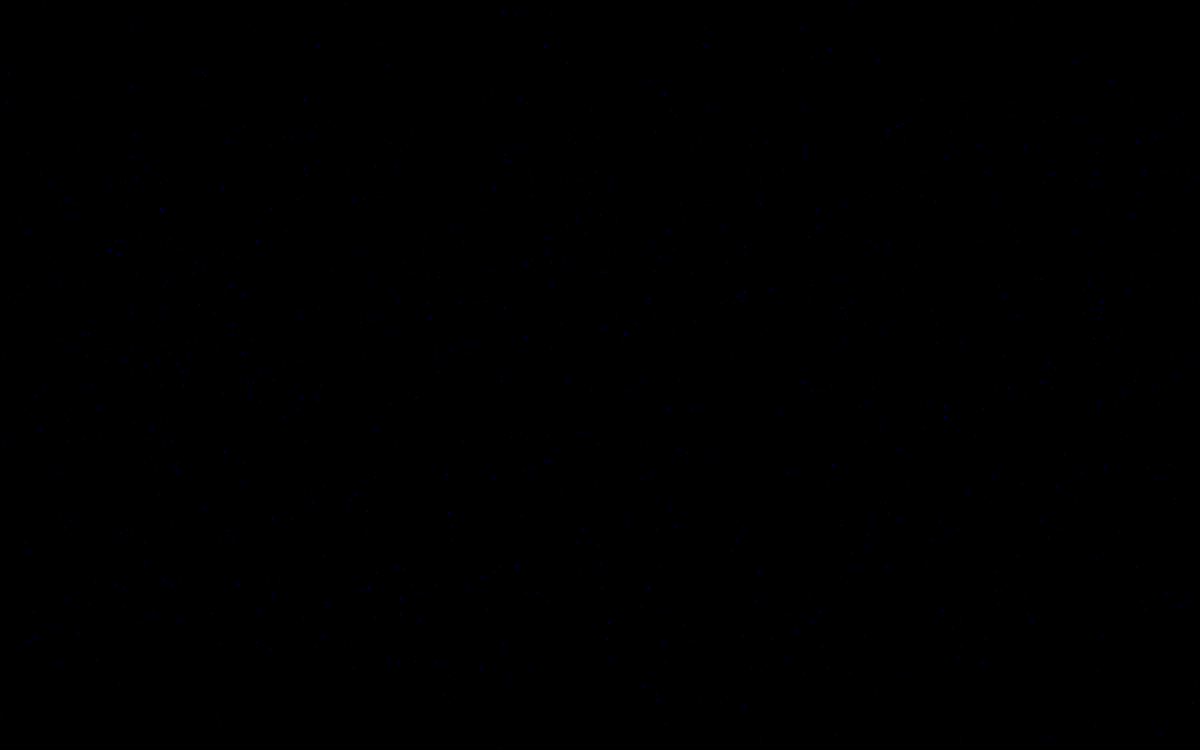
Frame 1 (no input)
Frame 60 (no input): identical to frame 1, image omitted
Frame 120 (the mouse pressed at the canvas centre since frame 60): identical to frame 1, image omitted

The p5.js sketch that drew this single still picture (run headless with seeded random() and noise() and a simulated clock; from frame 60 on, the mouse is pressed at the canvas centre):

// p5.js sketch
// ── sketch.js
/*
   Author: Alok Mishra
   From: https://www.youtube.com/watch?v=17WoOqgXsRM
   This is a P5.js version of the Starfield in Processing video by Daniel Shiffman 
 */

var stars = []
var speed;
var centerX;
var centerY;

function setup(){
	createCanvas(1440,900); // 
	 
	for(var i=0;i< 2000;i++){
		stars[i] = new Star();
	}

	centerX=width/2;
	centerY=height/2;
}

function draw(){
	if (!mouseIsPressed)
		speed = map(mouseX,0,width,0,50);
	background(0);
	translate(centerX,centerY);
	noFill();
	stroke(1,45);
	ellipse(0,0,20,20);
	for(var i=0;i<stars.length;i++){
		stars[i].update(speed);
		stars[i].show();
	}
 	 
}



function mouseDragged() {
  var xDrag = centerX - mouseX;
  var yDrag = centerY - mouseY;
  centerX = mouseX;
  centerY = mouseY;
}
// ── star.js
function Star(){
	this.x = random(-width/2,width/2);
	this.y = random(-height/2,height/2);
	this.z = random(width);
	this.size = random(3);
	this.pz = this.z

	this.update = function(inSpeed){
		 this.z = this.z -inSpeed;
		 if(this.z < 1){
		 	this.z = random(width);
		 	this.x = random(-width/2,width/2);
			this.y = random(-height/2,height/2);
			this.pz = this.z
		 }
	}

	 

	this.show = function(){
		
		var sx = map( this.x / this.z, 0, 1,0,width);
		var sy = map( this.y / this.z , 0 , 1, 0,height);
		var sz = map( this.z  , 0,width,5,0);
		//console.log(sx+","+sy);
		//fill(255,0,255);
		noStroke();
		//ellipse(sx,sy,sz,sz);

		var px = map( this.x / this.pz, 0, 1,0,width);
		var py = map( this.y / this.pz, 0, 1,0,height);
		this.pz = this.z;
		stroke(0,0,255);
		line(px,py,sx,sy);
	}

	 
}
